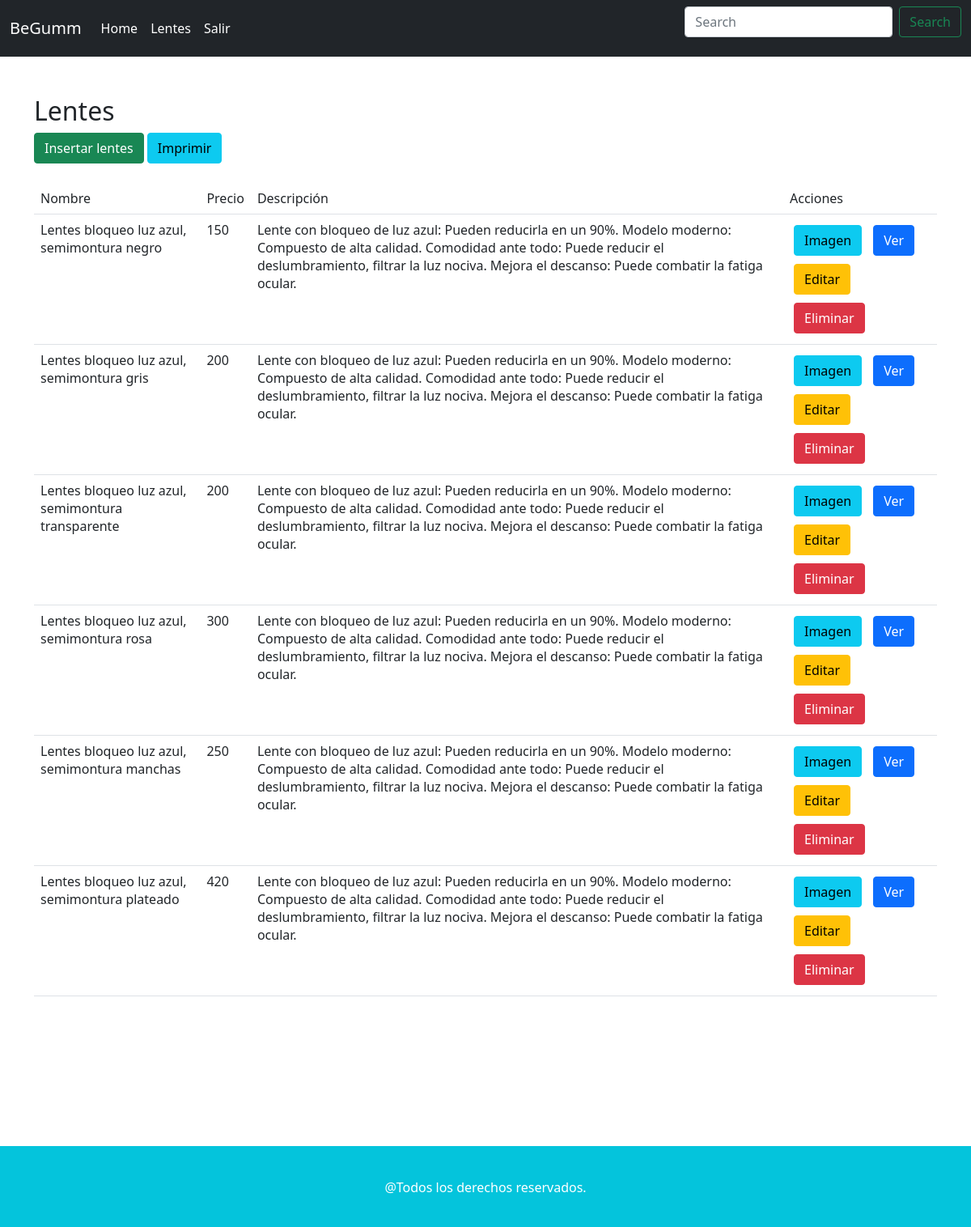
The page /admin/lentes.php (signed in) on the database its author committed.
### tables this page shows
CREATE TABLE `lentes` (
  `id` bigint(20) NOT NULL,
  `nombre` varchar(200) NOT NULL,
  `precio` float NOT NULL,
  `descripcion` varchar(300) NOT NULL,
  `usuario_creador` int(11) NOT NULL,
  `usuario_modificador` int(11) NOT NULL,
  `creado` datetime NOT NULL,
  `modificado` datetime NOT NULL
);

### admin/lentes.php (the view, shortened to what this page needs)
<html lang="es">
<?php
  $usuario=$_SESSION['id'];
  $rol=$_SESSION['rol'];
  if (isset($usuario)&&$rol=='admin') {
    include 'includes/header.php';
    ?>
<div class="container">
<br><br>
<h2>Lentes</h2>
<a class="btn btn-success pull-right" href="insertar.php">Insertar lentes</a>
<a class="btn btn-info pull-right" href="includes/reporte.php">Imprimir</a><br><br>
<table class="table">
  <tr>
    <td>Nombre</td>
    <td>Precio</td>
    <td>Descripci&oacute;n</td>
    <td>Acciones</td>
  </tr>
  <?php
    include "includes/conex.php";
    $sql="select * from lentes";
    $consulta=mysqli_query($conexion,$sql);
    while ($row=mysqli_fetch_array($consulta)) { ?>
      <tr>
        <td><?php echo $row['nombre'];?></td>
        <td><?php echo $row['precio'];?></td>
        <td><?php echo $row['descripcion'];?></td>
        <td>
          <a class="btn btn-info" style="margin:5px;" href="imagen.php?id=<?php echo $row['id'];?>">Imagen</a>
          <a class="btn btn-primary" style="margin:5px;" href="ver.php?id=<?php echo $row['id'];?>">Ver</a>
          <a class="btn btn-warning" style="margin:5px;" href="editar.php?id=<?php echo $row['id'];?>">Editar</a>
          <a class="btn btn-danger" style="margin:5px;" href="eliminar.php?id=<?php echo $row['id'];?>">Eliminar</a>
        </td>
      </tr>
  <?php
    }
   ?>
</table>
</div>
<?php
    include 'includes/footer.php';
  }
  else{
    header("location: login.php");
  }
 ?>
</html>

### rows shown on the page
lentes: nombre "Lentes bloqueo luz azul, semimontura negro", precio "150", descripcion "Lente con bloqueo de luz azul: Pueden reducirla en un 90%. Modelo moderno: Compuesto de alta calidad. Comodidad ante todo: Puede reducir el deslumbramiento, filtrar la luz nociva. Mejora el descanso: Puede combatir la fatiga ocular."
lentes: nombre "Lentes bloqueo luz azul, semimontura gris", precio "200", descripcion "Lente con bloqueo de luz azul: Pueden reducirla en un 90%. Modelo moderno: Compuesto de alta calidad. Comodidad ante todo: Puede reducir el deslumbramiento, filtrar la luz nociva. Mejora el descanso: Puede combatir la fatiga ocular."
lentes: nombre "Lentes bloqueo luz azul, semimontura transparente", precio "200", descripcion "Lente con bloqueo de luz azul: Pueden reducirla en un 90%. Modelo moderno: Compuesto de alta calidad. Comodidad ante todo: Puede reducir el deslumbramiento, filtrar la luz nociva. Mejora el descanso: Puede combatir la fatiga ocular."
lentes: nombre "Lentes bloqueo luz azul, semimontura rosa", precio "300", descripcion "Lente con bloqueo de luz azul: Pueden reducirla en un 90%. Modelo moderno: Compuesto de alta calidad. Comodidad ante todo: Puede reducir el deslumbramiento, filtrar la luz nociva. Mejora el descanso: Puede combatir la fatiga ocular."
lentes: nombre "Lentes bloqueo luz azul, semimontura manchas", precio "250", descripcion "Lente con bloqueo de luz azul: Pueden reducirla en un 90%. Modelo moderno: Compuesto de alta calidad. Comodidad ante todo: Puede reducir el deslumbramiento, filtrar la luz nociva. Mejora el descanso: Puede combatir la fatiga ocular."
lentes: nombre "Lentes bloqueo luz azul, semimontura plateado", precio "420", descripcion "Lente con bloqueo de luz azul: Pueden reducirla en un 90%. Modelo moderno: Compuesto de alta calidad. Comodidad ante todo: Puede reducir el deslumbramiento, filtrar la luz nociva. Mejora el descanso: Puede combatir la fatiga ocular."
